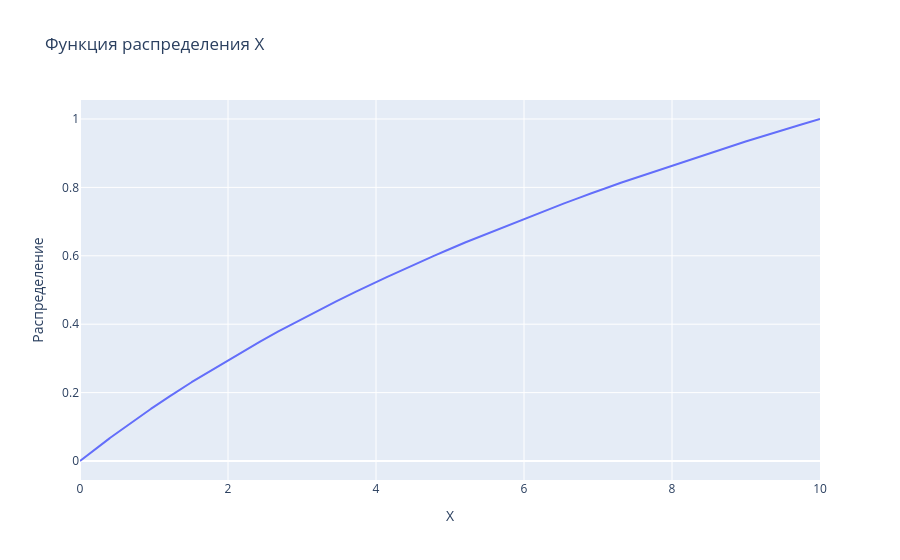

The code cell stored with this chart in its notebook:
### Code cell
fig = go.Figure()

X1 = np.linspace(0, 10, n)

fig.add_trace(go.Scatter(x=X1, y=cdf(X1), mode="lines"))

fig.update_layout(title="Функция распределения X", xaxis_title="X", yaxis_title="Распределение")

fig.show()

### Figure 1 — Plotly figure (JSON) as saved in the notebook; plotly's stock layout.template omitted (floating-point values rounded to 4 significant figures; data arrays with more than 128 entries replaced by an {"elided": "..."} marker saying what was removed)
{"data": [{"mode": "lines", "type": "scatter", "x": {"elided": "10000 float values"}, "y": {"elided": "10000 float values"}}], "layout": {"title": {"text": "Функция распределения X"}, "xaxis": {"title": {"text": "X"}}, "yaxis": {"title": {"text": "Распределение"}}}}
